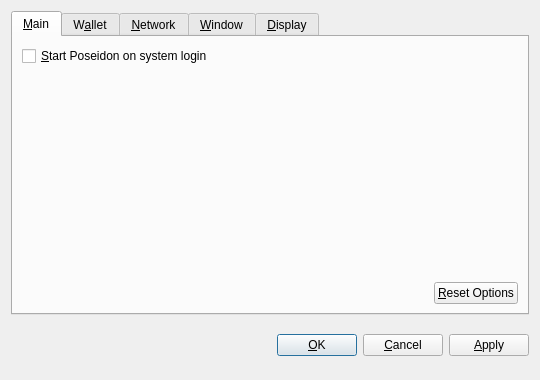
<?xml version="1.0" encoding="UTF-8"?>
<ui version="4.0">
 <class>OptionsDialog</class>
 <widget class="QDialog" name="OptionsDialog">
  <property name="geometry">
   <rect>
    <x>0</x>
    <y>0</y>
    <width>540</width>
    <height>380</height>
   </rect>
  </property>
  <property name="windowTitle">
   <string>Options</string>
  </property>
  <property name="modal">
   <bool>true</bool>
  </property>
  <layout class="QVBoxLayout" name="verticalLayout">
   <item>
    <widget class="QTabWidget" name="tabWidget">
     <property name="tabPosition">
      <enum>QTabWidget::North</enum>
     </property>
     <property name="currentIndex">
      <number>0</number>
     </property>
     <widget class="QWidget" name="tabMain">
      <attribute name="title">
       <string>&amp;Main</string>
      </attribute>
      <layout class="QVBoxLayout" name="verticalLayout_Main">
       <item>
        <widget class="QCheckBox" name="bitcoinAtStartup">
         <property name="toolTip">
          <string>Automatically start Poseidon after logging in to the system.</string>
         </property>
         <property name="text">
          <string>&amp;Start Poseidon on system login</string>
         </property>
        </widget>
       </item>
       <item>
        <spacer name="verticalSpacer_Main">
         <property name="orientation">
          <enum>Qt::Vertical</enum>
         </property>
         <property name="sizeHint" stdset="0">
          <size>
           <width>20</width>
           <height>40</height>
          </size>
         </property>
        </spacer>
       </item>
       <item>
        <layout class="QHBoxLayout" name="horizontalLayout_2_Main">
         <item>
          <spacer name="horizontalSpacer_2_Main">
           <property name="orientation">
            <enum>Qt::Horizontal</enum>
           </property>
           <property name="sizeHint" stdset="0">
            <size>
             <width>40</width>
             <height>20</height>
            </size>
           </property>
          </spacer>
         </item>
         <item>
          <widget class="QPushButton" name="resetButton">
           <property name="toolTip">
            <string>Reset all client options to default.</string>
           </property>
           <property name="text">
            <string>&amp;Reset Options</string>
           </property>
           <property name="autoDefault">
            <bool>false</bool>
           </property>
          </widget>
         </item>
        </layout>
       </item>
      </layout>
     </widget>
     <widget class="QWidget" name="tabWallet">
      <attribute name="title">
       <string>W&amp;allet</string>
      </attribute>
      <layout class="QVBoxLayout" name="verticalLayout_Network">
       <item>
        <widget class="QLabel" name="transactionFeeInfoLabel">
         <property name="text">
          <string>Optional transaction fee per kB that helps make sure your transactions are processed quickly. Most transactions are 1 kB.</string>
         </property>
         <property name="textFormat">
          <enum>Qt::PlainText</enum>
         </property>
         <property name="wordWrap">
          <bool>true</bool>
         </property>
        </widget>
       </item>
       <item>
        <layout class="QHBoxLayout" name="horizontalLayout_1_Main">
         <item>
          <widget class="QLabel" name="transactionFeeLabel">
           <property name="text">
            <string>Pay transaction &amp;fee</string>
           </property>
           <property name="textFormat">
            <enum>Qt::PlainText</enum>
           </property>
           <property name="buddy">
            <cstring>transactionFee</cstring>
           </property>
          </widget>
         </item>
         <item>
          <widget class="BitcoinAmountField" name="transactionFee"/>
         </item>
         <item>
          <spacer name="horizontalSpacer_1_Main">
           <property name="orientation">
            <enum>Qt::Horizontal</enum>
           </property>
           <property name="sizeHint" stdset="0">
            <size>
             <width>40</width>
             <height>20</height>
            </size>
           </property>
          </spacer>
         </item>
        </layout>
       </item>
       <item>
        <widget class="QLabel" name="label">
         <property name="text">
          <string>If you disable the spending of unconfirmed change, the change from a transaction cannot be used until that transaction has at least one confirmation. This also affects how your balance is computed.</string>
         </property>
         <property name="wordWrap">
          <bool>true</bool>
         </property>
        </widget>
       </item>
       <item>
        <widget class="QCheckBox" name="spendZeroConfChange">
         <property name="text">
          <string>Spend unconfirmed change  (experts only)</string>
         </property>
        </widget>
       </item>
       <item>
        <spacer name="verticalSpacer">
         <property name="orientation">
          <enum>Qt::Vertical</enum>
         </property>
         <property name="sizeHint" stdset="0">
          <size>
           <width>20</width>
           <height>40</height>
          </size>
         </property>
        </spacer>
       </item>
      </layout>
     </widget>
     <widget class="QWidget" name="tabNetwork">
      <attribute name="title">
       <string>&amp;Network</string>
      </attribute>
      <layout class="QVBoxLayout" name="verticalLayout_Network">
       <item>
        <widget class="QCheckBox" name="mapPortUpnp">
         <property name="toolTip">
          <string>Automatically open the Poseidon client port on the router. This only works when your router supports UPnP and it is enabled.</string>
         </property>
         <property name="text">
          <string>Map port using &amp;UPnP</string>
         </property>
        </widget>
       </item>
       <item>
        <widget class="QCheckBox" name="connectSocks">
         <property name="toolTip">
          <string>Connect to the Poseidon network through a SOCKS proxy (e.g. when connecting through Tor).</string>
         </property>
         <property name="text">
          <string>&amp;Connect through SOCKS proxy:</string>
         </property>
        </widget>
       </item>
       <item>
        <layout class="QHBoxLayout" name="horizontalLayout_Network">
         <item>
          <widget class="QLabel" name="proxyIpLabel">
           <property name="text">
            <string>Proxy &amp;IP:</string>
           </property>
           <property name="textFormat">
            <enum>Qt::PlainText</enum>
           </property>
           <property name="buddy">
            <cstring>proxyIp</cstring>
           </property>
          </widget>
         </item>
         <item>
          <widget class="QValidatedLineEdit" name="proxyIp">
           <property name="maximumSize">
            <size>
             <width>140</width>
             <height>16777215</height>
            </size>
           </property>
           <property name="toolTip">
            <string>IP address of the proxy (e.g. 127.0.0.1)</string>
           </property>
          </widget>
         </item>
         <item>
          <widget class="QLabel" name="proxyPortLabel">
           <property name="text">
            <string>&amp;Port:</string>
           </property>
           <property name="textFormat">
            <enum>Qt::PlainText</enum>
           </property>
           <property name="buddy">
            <cstring>proxyPort</cstring>
           </property>
          </widget>
         </item>
         <item>
          <widget class="QLineEdit" name="proxyPort">
           <property name="maximumSize">
            <size>
             <width>55</width>
             <height>16777215</height>
            </size>
           </property>
           <property name="toolTip">
            <string>Port of the proxy (e.g. 9050)</string>
           </property>
          </widget>
         </item>
         <item>
          <widget class="QLabel" name="socksVersionLabel">
           <property name="text">
            <string>SOCKS &amp;Version:</string>
           </property>
           <property name="textFormat">
            <enum>Qt::PlainText</enum>
           </property>
           <property name="buddy">
            <cstring>socksVersion</cstring>
           </property>
          </widget>
         </item>
         <item>
          <widget class="QValueComboBox" name="socksVersion">
           <property name="toolTip">
            <string>SOCKS version of the proxy (e.g. 5)</string>
           </property>
          </widget>
         </item>
         <item>
          <spacer name="horizontalSpacer_Network">
           <property name="orientation">
            <enum>Qt::Horizontal</enum>
           </property>
           <property name="sizeHint" stdset="0">
            <size>
             <width>40</width>
             <height>20</height>
            </size>
           </property>
          </spacer>
         </item>
        </layout>
       </item>
       <item>
        <spacer name="verticalSpacer_Network">
         <property name="orientation">
          <enum>Qt::Vertical</enum>
         </property>
         <property name="sizeHint" stdset="0">
          <size>
           <width>20</width>
           <height>40</height>
          </size>
         </property>
        </spacer>
       </item>
      </layout>
     </widget>
     <widget class="QWidget" name="tabWindow">
      <attribute name="title">
       <string>&amp;Window</string>
      </attribute>
      <layout class="QVBoxLayout" name="verticalLayout_Window">
       <item>
        <widget class="QCheckBox" name="minimizeToTray">
         <property name="toolTip">
          <string>Show only a tray icon after minimizing the window.</string>
         </property>
         <property name="text">
          <string>&amp;Minimize to the tray instead of the taskbar</string>
         </property>
        </widget>
       </item>
       <item>
        <widget class="QCheckBox" name="minimizeOnClose">
         <property name="toolTip">
          <string>Minimize instead of exit the application when the window is closed. When this option is enabled, the application will be closed only after selecting Quit in the menu.</string>
         </property>
         <property name="text">
          <string>M&amp;inimize on close</string>
         </property>
        </widget>
       </item>
       <item>
        <spacer name="verticalSpacer_Window">
         <property name="orientation">
          <enum>Qt::Vertical</enum>
         </property>
         <property name="sizeHint" stdset="0">
          <size>
           <width>20</width>
           <height>40</height>
          </size>
         </property>
        </spacer>
       </item>
      </layout>
     </widget>
     <widget class="QWidget" name="tabDisplay">
      <attribute name="title">
       <string>&amp;Display</string>
      </attribute>
      <layout class="QVBoxLayout" name="verticalLayout_Display">
       <item>
        <layout class="QHBoxLayout" name="horizontalLayout_1_Display">
         <item>
          <widget class="QLabel" name="langLabel">
           <property name="text">
            <string>User Interface &amp;language:</string>
           </property>
           <property name="textFormat">
            <enum>Qt::PlainText</enum>
           </property>
           <property name="buddy">
            <cstring>lang</cstring>
           </property>
          </widget>
         </item>
         <item>
          <widget class="QValueComboBox" name="lang">
           <property name="toolTip">
            <string>The user interface language can be set here. This setting will take effect after restarting Poseidon.</string>
           </property>
          </widget>
         </item>
        </layout>
       </item>
       <item>
        <layout class="QHBoxLayout" name="horizontalLayout_2_Display">
         <item>
          <widget class="QLabel" name="unitLabel">
           <property name="text">
            <string>&amp;Unit to show amounts in:</string>
           </property>
           <property name="textFormat">
            <enum>Qt::PlainText</enum>
           </property>
           <property name="buddy">
            <cstring>unit</cstring>
           </property>
          </widget>
         </item>
         <item>
          <widget class="QValueComboBox" name="unit">
           <property name="toolTip">
            <string>Choose the default subdivision unit to show in the interface and when sending coins.</string>
           </property>
          </widget>
         </item>
        </layout>
       </item>
       <item>
        <widget class="QCheckBox" name="displayAddresses">
         <property name="toolTip">
          <string>Whether to show Poseidon addresses in the transaction list or not.</string>
         </property>
         <property name="text">
          <string>&amp;Display addresses in transaction list</string>
         </property>
        </widget>
       </item>
       <item>
        <widget class="QCheckBox" name="coinControlFeatures">
         <property name="toolTip">
          <string>Whether to show coin control features or not.</string>
         </property>
         <property name="text">
          <string>Display coin &amp;control features (experts only!)</string>
         </property>
        </widget>
       </item>
       <item>
        <spacer name="verticalSpacer_Display">
         <property name="orientation">
          <enum>Qt::Vertical</enum>
         </property>
         <property name="sizeHint" stdset="0">
          <size>
           <width>20</width>
           <height>40</height>
          </size>
         </property>
        </spacer>
       </item>
      </layout>
     </widget>
    </widget>
   </item>
   <item>
    <layout class="QHBoxLayout" name="horizontalLayout_Buttons">
     <item>
      <spacer name="horizontalSpacer_1">
       <property name="orientation">
        <enum>Qt::Horizontal</enum>
       </property>
       <property name="sizeHint" stdset="0">
        <size>
         <width>40</width>
         <height>48</height>
        </size>
       </property>
      </spacer>
     </item>
     <item>
      <widget class="QLabel" name="statusLabel">
       <property name="font">
        <font>
         <weight>75</weight>
         <bold>true</bold>
        </font>
       </property>
       <property name="text">
        <string/>
       </property>
       <property name="textFormat">
        <enum>Qt::PlainText</enum>
       </property>
       <property name="wordWrap">
        <bool>true</bool>
       </property>
      </widget>
     </item>
     <item>
      <spacer name="horizontalSpacer_2">
       <property name="orientation">
        <enum>Qt::Horizontal</enum>
       </property>
       <property name="sizeHint" stdset="0">
        <size>
         <width>40</width>
         <height>48</height>
        </size>
       </property>
      </spacer>
     </item>
     <item>
      <widget class="QPushButton" name="okButton">
       <property name="text">
        <string>&amp;OK</string>
       </property>
      </widget>
     </item>
     <item>
      <widget class="QPushButton" name="cancelButton">
       <property name="text">
        <string>&amp;Cancel</string>
       </property>
       <property name="autoDefault">
        <bool>false</bool>
       </property>
      </widget>
     </item>
     <item>
      <widget class="QPushButton" name="applyButton">
       <property name="text">
        <string>&amp;Apply</string>
       </property>
       <property name="autoDefault">
        <bool>false</bool>
       </property>
      </widget>
     </item>
    </layout>
   </item>
  </layout>
 </widget>
 <customwidgets>
  <customwidget>
   <class>BitcoinAmountField</class>
   <extends>QSpinBox</extends>
   <header>bitcoinamountfield.h</header>
  </customwidget>
  <customwidget>
   <class>QValueComboBox</class>
   <extends>QComboBox</extends>
   <header>qvaluecombobox.h</header>
  </customwidget>
  <customwidget>
   <class>QValidatedLineEdit</class>
   <extends>QLineEdit</extends>
   <header>qvalidatedlineedit.h</header>
  </customwidget>
 </customwidgets>
 <resources/>
 <connections/>
</ui>
